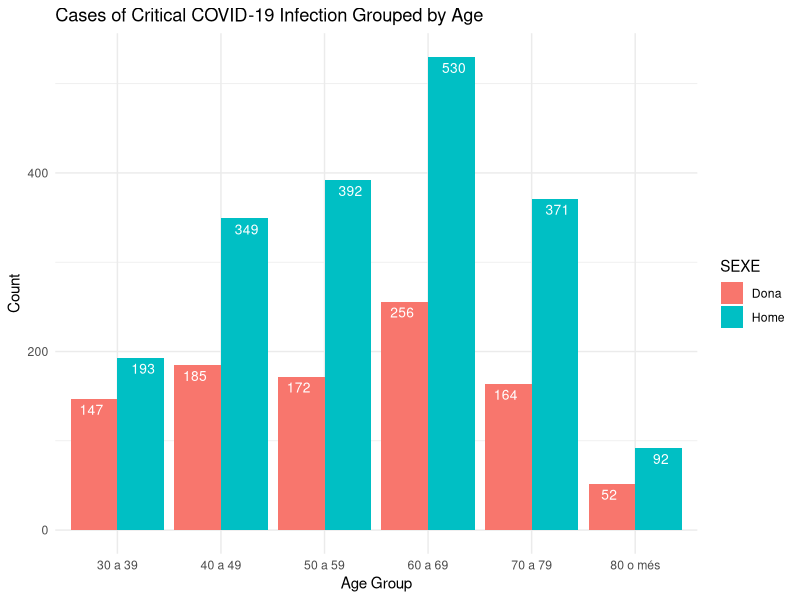
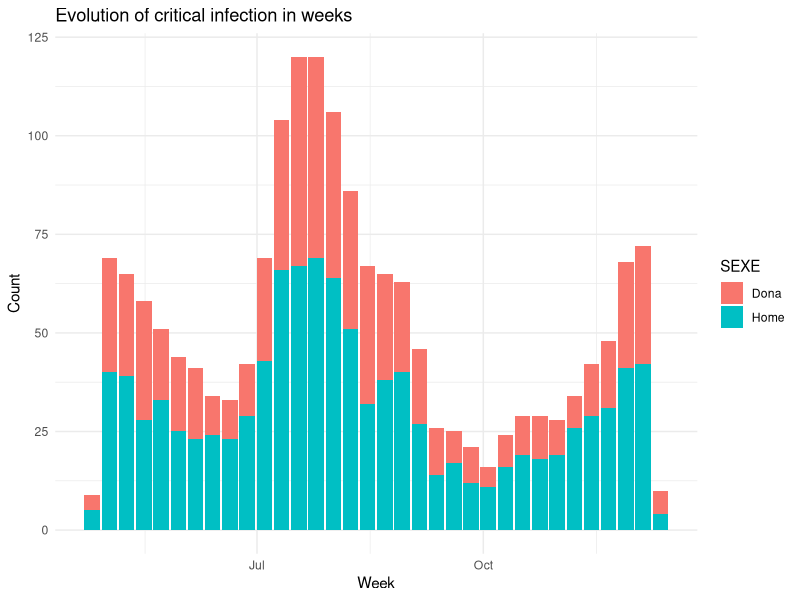
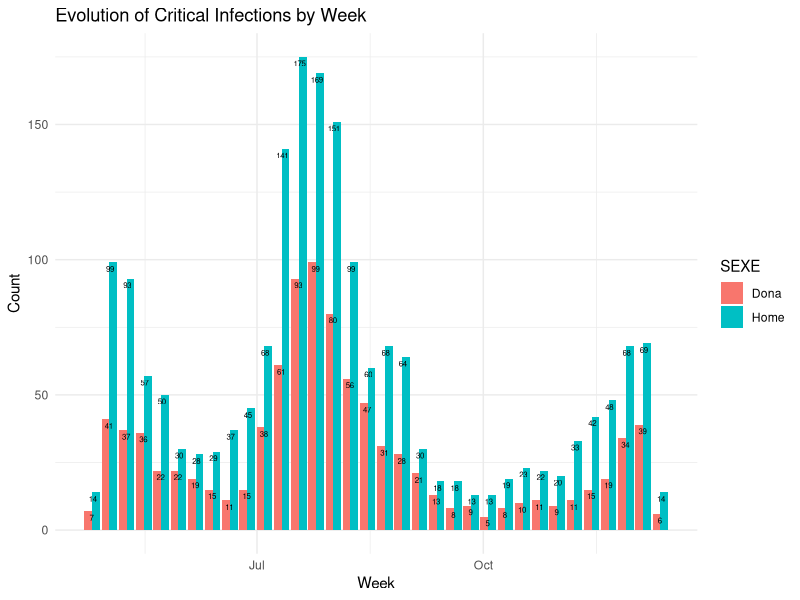
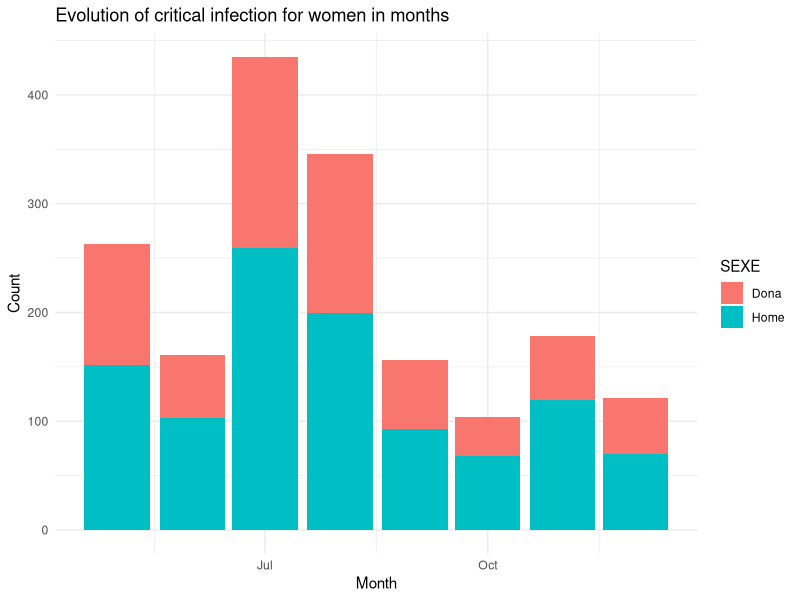
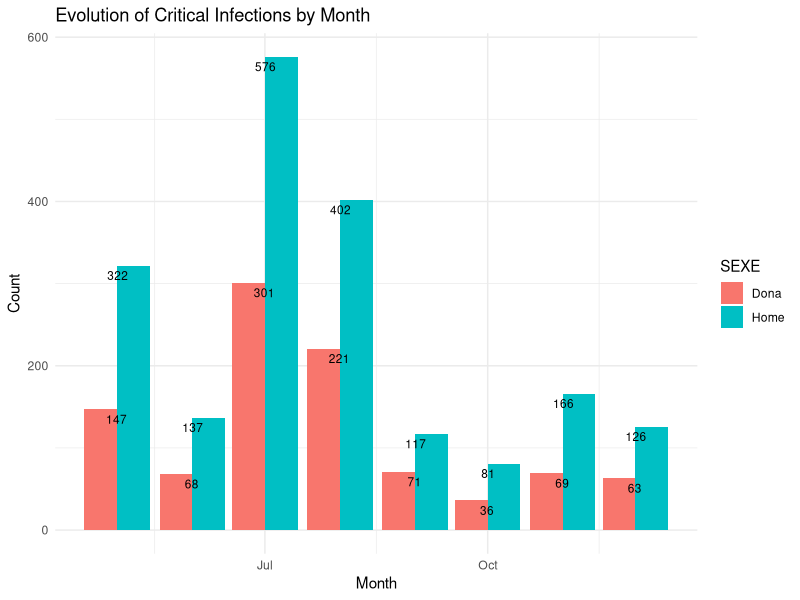
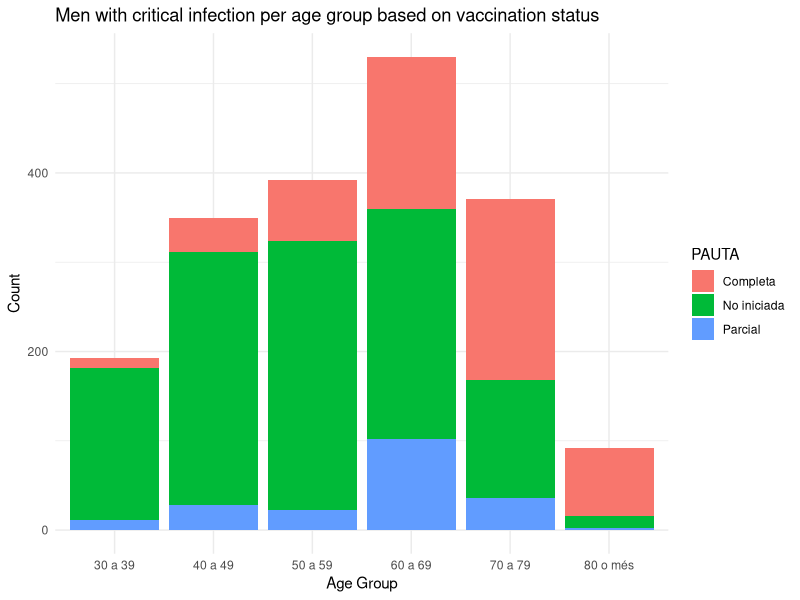
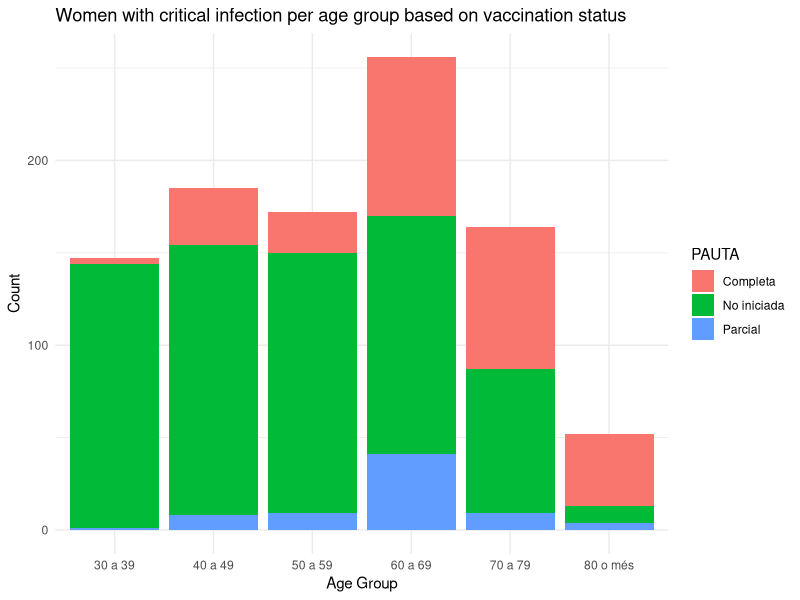
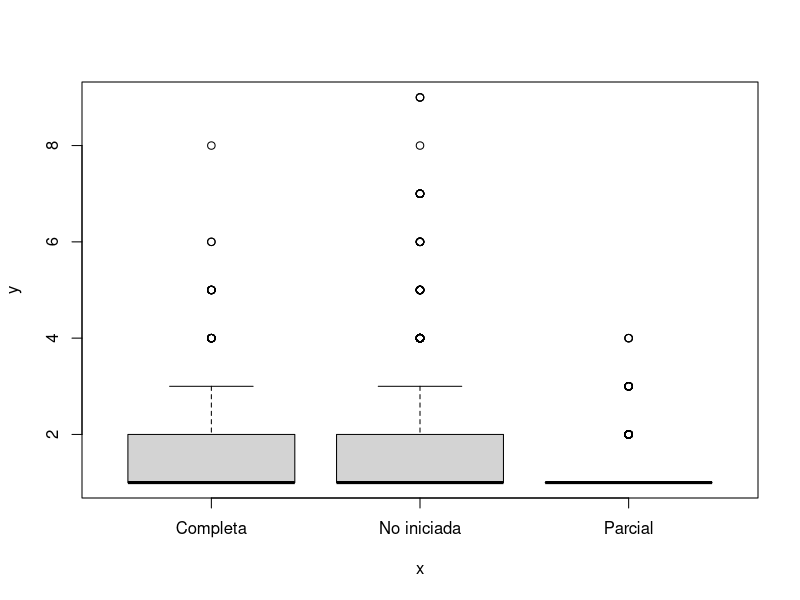

Write the R code that produced these figures, in order.
## ---- chunk 1
rm(list = ls())
knitr::opts_chunk$set(echo = TRUE, warning = F)
# setwd("/home/ajo/gitRepos/glm/Deliverable")
library(dplyr)
library(lubridate)
library(ggplot2)
## ---- chunk 2
data <- read.csv("Impacte_del_COVID-19.csv") # Data updated 17.12.21.

clean <- function(data){
  data$DATA <- as.Date(data$DATA, format = "%d/%m/%Y")
  data$EDAT <- as.factor(data$EDAT)
  covid.data <- data %>% filter(DATA >= "2021-05-01" & DATA <= "2021-12-12") %>% 
        filter(EDAT %in% c("30 a 39", "40 a 49", "50 a 59", "60 a 69", "70 a 79", "80 o més")) %>%
        # What about "No classificat" in age? They are not added right now!
        filter(ESDEVENIMENT == "Crítics")
  #covid.data$EDAT <- factor(covid.data$EDAT, labels = c("30 a 39", "40 a 49", "50 a 59", "60 a 69", "70 a 79", "80 o més"))
  #covid.data$ESDEVENIMENT <- factor(covid.data$ESDEVENIMENT, labels = c("Cas", "Crit", "Def", "Hosp"))
  covid.data$PAUTA <- factor(covid.data$PAUTA)
  covid.data$SEXE <- factor(covid.data$SEXE)
  
  # Create week and month variables
  covid.data$Week <- floor_date(covid.data$DATA, "week")
  covid.data$Month <- floor_date(covid.data$DATA, "month")

  return(covid.data)
}
covid.data <- clean(data)
## ---- chunk 3
covid.data.women <- covid.data %>% filter(SEXE == "Dona")
covid.data.men <- covid.data %>% filter(SEXE == "Home")
## ---- chunk 4
count.in.age.group <- function(data){
  data %>% group_by(SEXE, EDAT) %>% summarise(Count = sum(RECOMPTE), .groups = "keep")
}

# df1 <- count.in.age.group(covid.data.men)
# ggplot(df1, aes(x = EDAT, y = Count)) + 
#   labs(x = "Age Group", y = "Count") +
#   geom_col(aes(fill = Count)) +
#   geom_text(aes(label=Count), vjust=1.6, color="white", size=3.5) +
#   ggtitle("Men with critical COVID-19 infection grouped by age") +
#   theme_minimal()
# 
# df2 <- count.in.age.group(covid.data.women)
# ggplot(df2, aes(x = EDAT, y = Count)) + 
#   labs(x = "Age Group", y = "Count") +
#   geom_col(aes(fill = Count)) +
#   geom_text(aes(label=Count), vjust=1.6, color="white", size=3.5) +
#   ggtitle("Women with critical COVID-19 infection grouped by age") +
#   theme_minimal()

all <- count.in.age.group(covid.data)
ggplot(all, aes(x = EDAT, y = Count)) + 
  labs(x = "Age Group", y = "Count") +
  geom_col(aes(fill = SEXE), position = "dodge") +
  geom_text(aes(label=Count, group= SEXE), vjust = 1.6, color="white", 
            size=3.5, position = position_dodge(width = 1)) +
  ggtitle("Cases of Critical COVID-19 Infection Grouped by Age") +
  theme_minimal()
## ---- chunk 5
# Dette er det du hadde ;) Tror ikke dette stemmer helt, siden dette viser antall rader, men vi må vel telle opp i RECOMPTE?
# Det har jeg gjort i hvert plot under dine. Hva tenker du?
ggplot(data = covid.data, aes(Week)) +
  labs(x = "Week", y = "Count") +
  geom_bar(aes(fill = SEXE)) +
  ggtitle("Evolution of critical infection in weeks") +
  theme_minimal()

count.each.week <- function(data){
  data %>% group_by(SEXE, Week) %>% summarise(Count = sum(RECOMPTE), .groups = "keep")
}

# Numbers can be removed. 
week.data <- count.each.week(covid.data)
ggplot(data = week.data, aes(x = Week, y = Count)) +
  labs(x = "Week", y = "Count") +
  geom_col(aes(fill = SEXE), position = "dodge") +
  geom_text(aes(label=Count, group= SEXE), vjust = 1.6, color="black", 
            size=2, position = position_dodge(width = 1)) +
  ggtitle("Evolution of Critical Infections by Week") +
  theme_minimal()

# Dette er det du hadde ;) Tror ikke dette stemmer helt, siden dette viser antall rader, men vi må vel telle opp i RECOMPTE?
# Det har jeg gjort i hvert plot under dine. Hva tenker du?
ggplot(data = covid.data, aes(Month)) +
  labs(x = "Month", y = "Count") +
  geom_bar(aes(fill = SEXE)) +
  ggtitle("Evolution of critical infection for women in months") +
  theme_minimal()

count.each.month <- function(data){
  data %>% group_by(SEXE, Month) %>% summarise(Count = sum(RECOMPTE), .groups = "keep")
}

# Not sure why the numbers aren't aligning properly in this case. 
month.data <- count.each.month(covid.data)
ggplot(data = month.data, aes(x = Month, y = Count)) +
  labs(x = "Month", y = "Count") +
  geom_col(aes(fill = SEXE), position = "dodge") +
  geom_text(aes(label=Count, group= SEXE), vjust = 1.6, color="black", 
            size=3, position = position_dodge(width = 1)) +
  ggtitle("Evolution of Critical Infections by Month") +
  theme_minimal()

## ---- chunk 6
group.by.vacc.age <- function(data){
  data %>% group_by(EDAT, PAUTA) %>% summarise(Count = sum(RECOMPTE), .groups = "keep") 
}
d3 <- group.by.vacc.age(covid.data.men)
d4 <- group.by.vacc.age(covid.data.women)

knitr::kable(d3, caption = "Men with critical infection as function of vaccination status and age")
# Vil helst lage en tabell med EDAT i x og PAUTA i y (ser bedre ut), men får det ikke til. 
ggplot(d3, aes(x = EDAT, y = Count)) + 
  labs(x = "Age Group", y = "Count") +
  geom_col(aes(fill = PAUTA)) +
  ggtitle("Men with critical infection per age group based on vaccination status") +
  theme_minimal()
## ---- chunk 7
knitr::kable(d4, caption = "Women with critical infection as function of vaccination status and age")
# Vil helst lage en tabell med EDAT i x og PAUTA i y (ser bedre ut), men får det ikke til. 

ggplot(d4, aes(x = EDAT, y = Count)) + 
  labs(x = "Age Group", y = "Count") +
  geom_col(aes(fill = PAUTA)) +
  ggtitle("Women with critical infection per age group based on vaccination status") +
  theme_minimal()
## ---- chunk 8
plot(covid.data$PAUTA, covid.data$RECOMPTE)
## ---- chunk 9
model1 <- lm(RECOMPTE ~ SEXE + EDAT + DATA + PAUTA, data = covid.data) #Blir dette rett?
summary(model1)
par(mfrow = c(2,2))
plot(model1, ask = F)
par(mfrow = c(1,1))
## ---- chunk 10
model2 <- glm(RECOMPTE ~ SEXE + EDAT + DATA + PAUTA, family = poisson(link = "log"), data = covid.data)
summary(model2)
par(mfrow = c(2,2))
plot(model2, ask = F)
par(mfrow = c(1,1))
